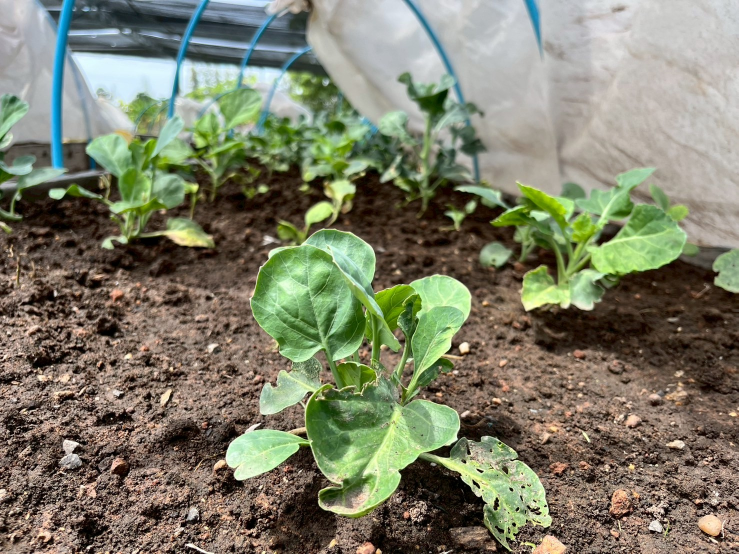
#> input picture notebooks/datasets/side_view/01.jpg, 1477 x 1108 px (shown at 1/2 size)
$ python -i masking.py   (imports and definitions only)
#> lines starting #> are read from the running program, lines starting #| are printed output that depends on the picture; after the words box and inside, x2 and y2 are one past the last pixel; in counts of white or black regions, pixels touching at a corner belong together
# masking.py
import cv2
import numpy as np
from plantcv import plantcv as pcv
from pathlib import Path
from . import config as cfg
from .custom_masking import auto_thresh_lab_a_otsu_guard

# ---------- Core helpers ----------
# [6 lines left out: function _per_mm_from_shape, not called in this run]

def ensure_binary(mask, normalize_orientation: bool = True):
    """
    ทำให้มาสก์เป็นภาพช่องเทาไบนารี 0/255
    และ (ค่าเริ่มต้น) เลือก orientation ที่เหมาะกว่าโดยอัตโนมัติ
    ให้ "วัตถุ = ขาว (255), พื้นหลัง = ดำ (0)"
    """
    if mask is None:
        return None
    m = np.asarray(mask)

    # บังคับเป็นช่องเทา uint8
    if m.ndim == 3:
        m = cv2.cvtColor(m, cv2.COLOR_BGR2GRAY)
    if m.dtype != np.uint8:
        m = m.astype(np.uint8)

    # บีบให้มีแค่ 0/255
    m = np.where(m > 0, 255, 0).astype(np.uint8)

    if not normalize_orientation:
        return m

    # ลองกลับด้าน แล้วเลือกด้านที่ "สมเหตุสมผล" กว่า
    #m_inv = cv2.bitwise_not(m)
    m_inv = m

    def _score(mm: np.ndarray) -> float:
        H, W = mm.shape[:2]
        area_total = max(H * W, 1)
        ratio = float(cv2.countNonZero(mm)) / area_total

        # นับคอนทัวร์ + วัด solidity ของก้อนใหญ่สุด
        _fc = cv2.findContours(mm.copy(), cv2.RETR_EXTERNAL, cv2.CHAIN_APPROX_SIMPLE)
        contours = _fc[2] if len(_fc) == 3 else _fc[0]
        n_comp = len(contours)
        if n_comp > 0:
            areas = [cv2.contourArea(c) for c in contours]
            cnt = contours[int(np.argmax(areas))]
            hull = cv2.convexHull(cnt)
            a_obj = float(cv2.contourArea(cnt))
            a_hull = float(cv2.contourArea(hull)) if hull is not None else 0.0
            solidity = (a_obj / a_hull) if a_hull > 0 else 0.0
        else:
            solidity = 0.0

         # ---------- VIEW-aware component preference ----------
        view = str(getattr(cfg, "VIEW", "top")).lower()
        if view == "top":
            exp_min = int(getattr(cfg, "TOP_EXPECT_N_MIN", 5))
            exp_max = int(getattr(cfg, "TOP_EXPECT_N_MAX", 6))
        else:  # side
            exp_min = int(getattr(cfg, "SIDE_EXPECT_N_MIN", 1))
            exp_max = int(getattr(cfg, "SIDE_EXPECT_N_MAX", 1))

        # ให้รางวัลเมื่อจำนวนก้อนอยู่ในช่วงที่คาดหวัง, ลงโทษเมื่อห่างออกไป
        if n_comp == 0:
            comp_score = -1.0
        elif n_comp < exp_min:
            comp_score = -0.2 * float(exp_min - n_comp)
        elif n_comp > exp_max:
            comp_score = -0.2 * float(n_comp - exp_max)
        else:
            comp_score = +0.3  # อยู่ในช่วงพอดี

        # เกณฑ์รวม: coverage ใกล้ 0.30 ดี + คะแนนตามจำนวนก้อน + solidity สูงดี
        #coverage_score = (1.0 - abs(0.30 - ratio))
        target = float(getattr(cfg, "MASK_TARGET_COVERAGE", 0.05))
        coverage_score = (1.0 - abs(target - ratio))

        top_touch    = np.count_nonzero(mm[0, :] > 0)
        bottom_touch = np.count_nonzero(mm[-1, :] > 0)
        left_touch   = np.count_nonzero(mm[:, 0] > 0)
        right_touch  = np.count_nonzero(mm[:, -1] > 0)

        # คิดเป็นสัดส่วนต่อความยาวขอบ
        top_p    = top_touch    / max(W, 1)
        bottom_p = bottom_touch / max(W, 1)
        left_p   = left_touch   / max(H, 1)
        right_p  = right_touch  / max(H, 1)

        # แตะทั้งหมดกี่ด้าน
        n_edges = sum(p > 0.5 for p in (top_p, bottom_p, left_p, right_p))
        # แตะหนักแค่ไหนรวมกัน (0..4)
        edge_strength = top_p + bottom_p + left_p + right_p

        # หักคะแนนตามจำนวนด้านที่แตะ + ความยาวที่แตะ
        border_penalty = 0.4 * n_edges + 0.6 * edge_strength

        return (cfg.W_COVERAGE * coverage_score
        + cfg.W_COMPONENTS * comp_score
        + cfg.W_SOLIDITY * solidity
        - cfg.W_BORDER * border_penalty)

    return m if _score(m) >= _score(m_inv) else m_inv

# [28 lines left out: functions _keep_top_k_components, connect_mask_holes, not called in this run]
'''
def prune_cross_bridge(m_before, m_after,
                       max_added_area=1500,
                       max_bridge_thickness=20):
    before = (m_before > 0).astype(np.uint8)
    after  = (m_after  > 0).astype(np.uint8)
    added  = ((after == 1) & (before == 0)).astype(np.uint8)

    # label ของมาสก์เดิม
    _, lbl_before = cv2.connectedComponents(before)

    # label ของส่วนที่เพิ่ม
    n_add, lbl_add = cv2.connectedComponents(added)
    keep = np.zeros_like(added, np.uint8)
    k3 = cv2.getStructuringElement(cv2.MORPH_RECT, (3, 3))

    for i in range(1, n_add):
        blob = (lbl_add == i).astype(np.uint8)
        area = int(cv2.countNonZero(blob))
        if area == 0 or area > int(max_added_area):
            continue  # ก้อนที่เพิ่มใหญ่ผิดปกติ มักเป็น over-merge

        # ขยายขอบเล็กน้อยเพื่อเช็คว่าบล็อบไปแตะกี่คอมโพเนนต์เดิม
        touch = cv2.dilate(blob, k3, 1)
        touching_ids = np.unique(lbl_before[touch.astype(bool)])
        touching_ids = touching_ids[touching_ids != 0]

        # ไม่อนุญาตให้เป็นสะพานที่แตะ ≥2 คอมโพเนนต์
        if len(touching_ids) > 1:
            continue

        # กันตัวเชื่อมที่ "หนาเกินไป"
        ys, xs = np.where(blob)
        if xs.size:
            w = xs.max() - xs.min() + 1
            h = ys.max() - ys.min() + 1
            if min(w, h) > int(max_bridge_thickness):
                continue

        keep = cv2.bitwise_or(keep, blob)

    out = ((before == 1) | (keep == 1)).astype(np.uint8) * 255
    return out
    '''

# [213 lines left out: functions clean_mask, auto_select_mask, _gray_from_channel, not called in this run]

def _summarize_mask(mask_bin):
    m = ensure_binary(mask_bin, normalize_orientation=True)
    H, W = m.shape[:2]
    area_total = max(H*W, 1)
    area_ratio = float(cv2.countNonZero(m)) / area_total

    _fc = cv2.findContours(m.copy(), cv2.RETR_EXTERNAL, cv2.CHAIN_APPROX_SIMPLE)
    contours = _fc[2] if len(_fc) == 3 else _fc[0]
    n_comp = len(contours)
    solidity = 0.0
    if n_comp > 0:
        areas = [cv2.contourArea(c) for c in contours]
        cnt = contours[int(np.argmax(areas))]
        hull = cv2.convexHull(cnt)
        a_obj = float(cv2.contourArea(cnt))
        a_hull = float(cv2.contourArea(hull)) if hull is not None else 0.0
        solidity = (a_obj / a_hull) if a_hull > 0 else 0.0
    return m, area_ratio, n_comp, solidity

# [86 lines left out: function _mask_from_spec, not called in this run]

def _mask_from_file(path_str: str):
#> called with path_str = '../notebooks/datasets/side_view/01.jpg'
    p = Path(path_str)
    if not p.exists():
        raise FileNotFoundError(f"MASK_PATH not found: {p}")
    raw = cv2.imread(str(p), cv2.IMREAD_GRAYSCALE)
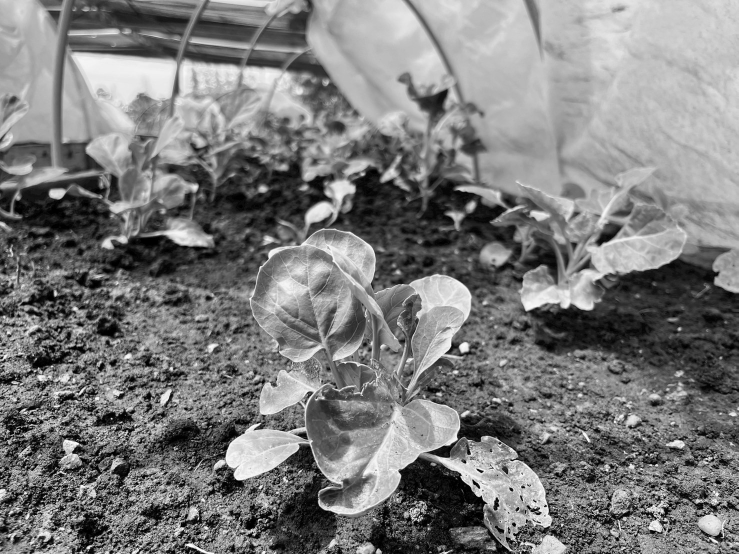
#> raw: shape (1108, 1477) (shown at 1/2 size); min 0, max 255, mean 123.9
    H, W = raw.shape[:2]
    height_shape = H
    width_shape = W
    m, area_ratio, n_comp, solidity = _summarize_mask(raw)
#> in ensure_binary, `m = np.where(m > 0, 255, 0).astype(np.uint8)`:
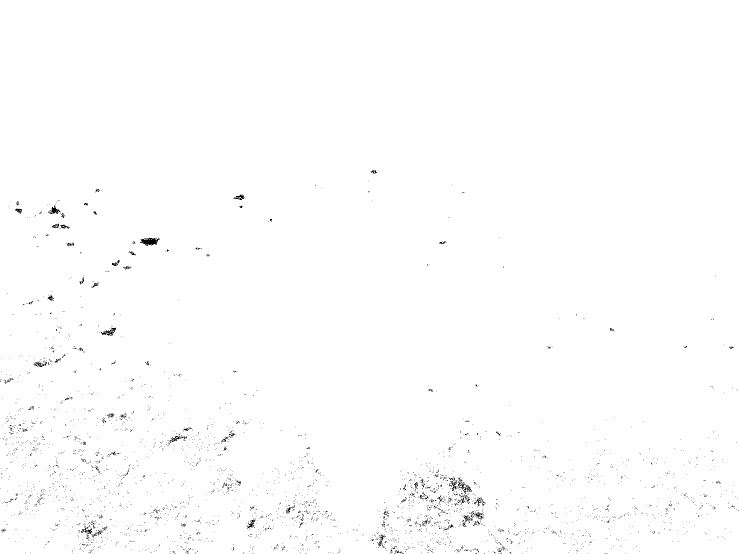
#> m: shape (1108, 1477) (shown at 1/2 size); 99.4% white; black in thin lines or dots, all inside (x1, y1, x2, y2) = (0, 341, 1477, 1108)
#> in _score, `ratio = float(cv2.countNonZero(mm)) / area_total`: ratio = 0.994
#> in _score, `contours = _fc[2] if len(_fc) == 3 else _fc[0]`: contours = 1 contour; box (x1, y1, x2, y2) and area: (0, 0, 1477, 1108) 1633900
#> in _score, `n_comp = len(contours)`: n_comp = 1
#> in _score, `areas = [cv2.contourArea(c) for c in contours]`: areas = [1633899.5]
#> in _score, `cnt = contours[int(np.argmax(areas))]`: cnt = contour of 75 points, box (x1, y1, x2, y2) (0, 0, 1477, 1108), area 1633900
#> in _score, `hull = cv2.convexHull(cnt)`: hull = [[1476, 0], [1476, 1107], [0, 1107], [0, 0]]
#> in _score, `a_obj = float(cv2.contourArea(cnt))`: a_obj = 1633899.5
#> in _score, `a_hull = float(cv2.contourArea(hull)) if hull is not None else 0.0`: a_hull = 1633932
#> in _score, `solidity = (a_obj / a_hull) if a_hull > 0 else 0.0`: solidity = 1
#> in _score, `comp_score = -0.2 * float(exp_min - n_comp)`: comp_score = -0.4
#> in _score, `coverage_score = (1.0 - abs(target - ratio))`: coverage_score = 0.056
#> in _score, `top_touch    = np.count_nonzero(mm[0, :] > 0)`: top_touch = 1477
#> in _score, `bottom_touch = np.count_nonzero(mm[-1, :] > 0)`: bottom_touch = 1458
#> in _score, `left_touch   = np.count_nonzero(mm[:, 0] > 0)`: left_touch = 1104
#> in _score, `right_touch  = np.count_nonzero(mm[:, -1] > 0)`: right_touch = 1107
#> in _score, `top_p    = top_touch    / max(W, 1)`: top_p = 1
#> in _score, `bottom_p = bottom_touch / max(W, 1)`: bottom_p = 0.987
#> in _score, `left_p   = left_touch   / max(H, 1)`: left_p = 0.996
#> in _score, `right_p  = right_touch  / max(H, 1)`: right_p = 0.999
#> in _score, `n_edges = sum(p > 0.5 for p in (top_p, bottom_p, left_p, right_p))`: n_edges = 4
#> in _score, `edge_strength = top_p + bottom_p + left_p + right_p`: edge_strength = 3.98
#> in _score, `border_penalty = 0.4 * n_edges + 0.6 * edge_strength`: border_penalty = 3.99
#> in _summarize_mask, `area_ratio = float(cv2.countNonZero(m)) / area_total`: area_ratio = 0.994
#> in _summarize_mask, `n_comp = len(contours)`: n_comp = 1
#> in _summarize_mask, `areas = [cv2.contourArea(c) for c in contours]`: areas = [1633899.5]
#> in _summarize_mask, `hull = cv2.convexHull(cnt)`: hull = [[1476, 0], [1476, 1107], [0, 1107], [0, 0]]
#> in _summarize_mask, `a_obj = float(cv2.contourArea(cnt))`: a_obj = 1633899.5
#> in _summarize_mask, `a_hull = float(cv2.contourArea(hull)) if hull is not None else 0.0`: a_hull = 1633932
#> in _summarize_mask, `solidity = (a_obj / a_hull) if a_hull > 0 else 0.0`: solidity = 1
#> area_ratio = 0.994; n_comp = 1; solidity = 1
    info = {
        "source": "manual_file",
        "channel": "file",
        "method": "file",
        "object_type": "n/a",
        "ksize": None,
        "area_ratio": float(area_ratio),
        "Height_shape" :height_shape,
        "Width_shape": width_shape,
        "n_components": int(n_comp),
        "solidity": float(solidity),
        "mask_path": str(p),
    }
    return m, info

# [32 lines left out: function get_initial_mask, not called in this run]

>>> result = _mask_from_file('../notebooks/datasets/side_view/01.jpg')

$ run again, on notebooks/datasets/side_view/02.jpg
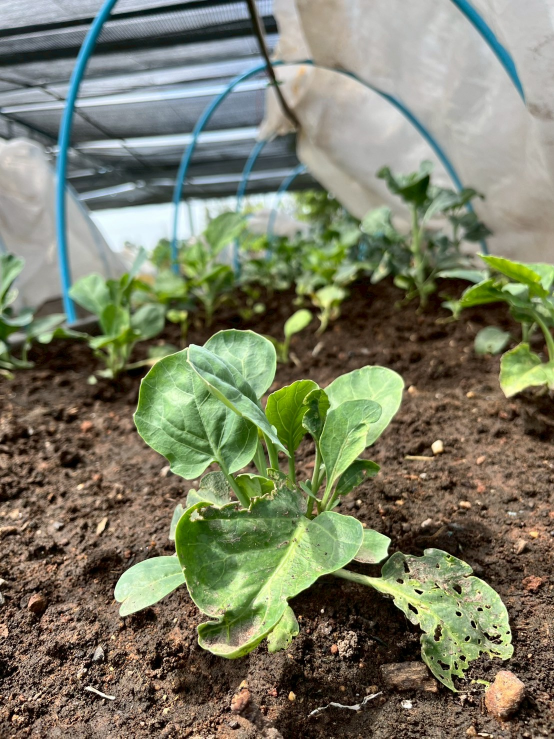
#> input picture notebooks/datasets/side_view/02.jpg, 1108 x 1477 px (shown at 1/2 size)
#> in _mask_from_file, `raw = cv2.imread(str(p), cv2.IMREAD_GRAYSCALE)`:
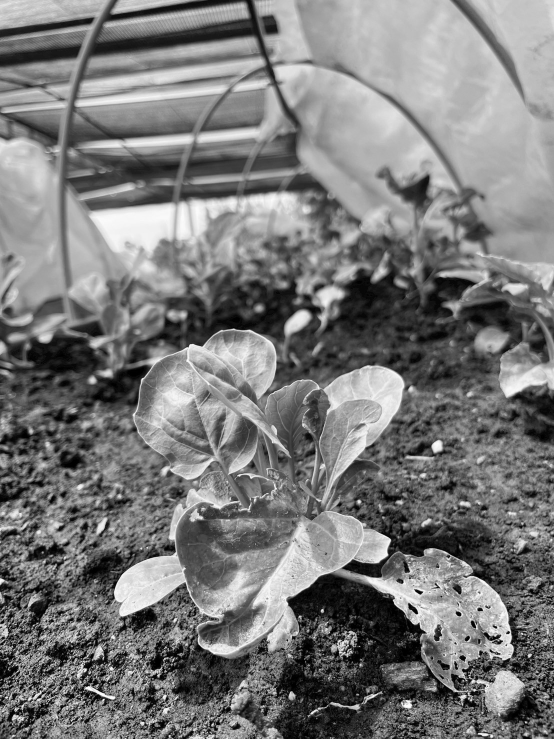
#> raw: shape (1477, 1108) (shown at 1/2 size); min 0, max 255, mean 121.8
#> in ensure_binary, `m = np.where(m > 0, 255, 0).astype(np.uint8)`:
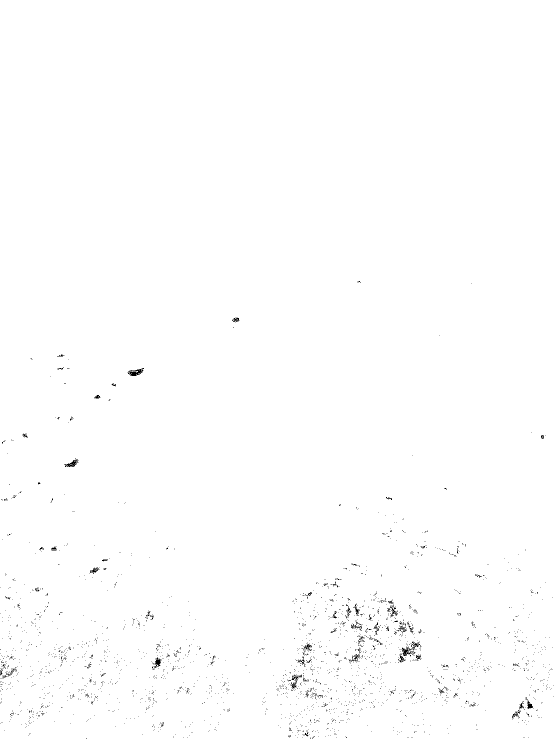
#> m: shape (1477, 1108) (shown at 1/2 size); 99.5% white; black in thin lines or dots, all inside (x1, y1, x2, y2) = (0, 562, 1107, 1477)
#> ratio = 0.995
#> in _score, `contours = _fc[2] if len(_fc) == 3 else _fc[0]`: contours = 1 contour; box (x1, y1, x2, y2) and area: (0, 0, 1108, 1477) 1633888
#> in _score, `n_comp = len(contours)`: n_comp = 1
#> in _score, `areas = [cv2.contourArea(c) for c in contours]`: areas = [1633888.5]
#> in _score, `cnt = contours[int(np.argmax(areas))]`: cnt = contour of 53 points, box (x1, y1, x2, y2) (0, 0, 1108, 1477), area 1633888
#> in _score, `hull = cv2.convexHull(cnt)`: hull = [[1107, 0], [1107, 1476], [0, 1476], [0, 0]]
#> in _score, `a_obj = float(cv2.contourArea(cnt))`: a_obj = 1633888.5
#> in _score, `a_hull = float(cv2.contourArea(hull)) if hull is not None else 0.0`: a_hull = 1633932
#> in _score, `solidity = (a_obj / a_hull) if a_hull > 0 else 0.0`: solidity = 1
#> comp_score = -0.4
#> coverage_score = 0.0549
#> top_touch = 1108
#> bottom_touch = 1105
#> left_touch = 1464
#> right_touch = 1477
#> top_p = 1
#> bottom_p = 0.997
#> left_p = 0.991
#> right_p = 1
#> n_edges = 4
#> edge_strength = 3.99
#> in _summarize_mask, `area_ratio = float(cv2.countNonZero(m)) / area_total`: area_ratio = 0.995
#> in _summarize_mask, `n_comp = len(contours)`: n_comp = 1
#> in _summarize_mask, `areas = [cv2.contourArea(c) for c in contours]`: areas = [1633888.5]
#> in _summarize_mask, `hull = cv2.convexHull(cnt)`: hull = [[1107, 0], [1107, 1476], [0, 1476], [0, 0]]
#> in _summarize_mask, `a_obj = float(cv2.contourArea(cnt))`: a_obj = 1633888.5
#> in _summarize_mask, `a_hull = float(cv2.contourArea(hull)) if hull is not None else 0.0`: a_hull = 1633932
#> in _summarize_mask, `solidity = (a_obj / a_hull) if a_hull > 0 else 0.0`: solidity = 1
#> in _mask_from_file, `m, area_ratio, n_comp, solidity = _summarize_mask(raw)`: area_ratio = 0.995; n_comp = 1

$ run again, on notebooks/datasets/side_view/03.jpg
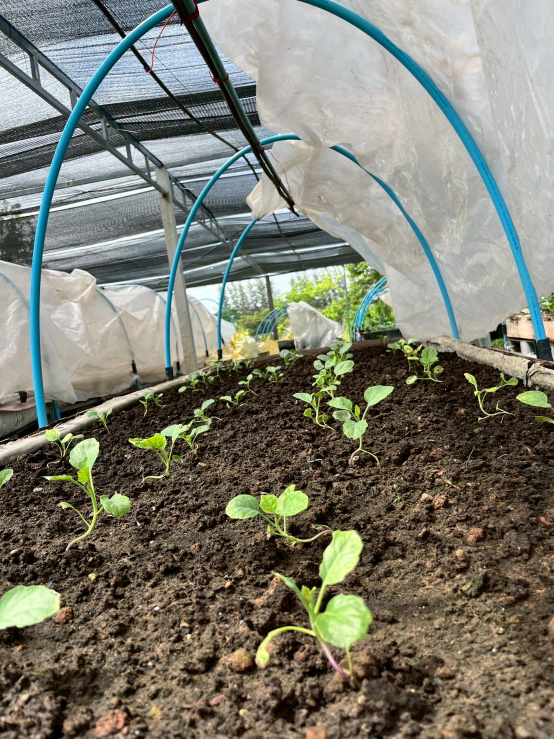
#> input picture notebooks/datasets/side_view/03.jpg, 1108 x 1477 px (shown at 1/2 size)
#> in _mask_from_file, `raw = cv2.imread(str(p), cv2.IMREAD_GRAYSCALE)`:
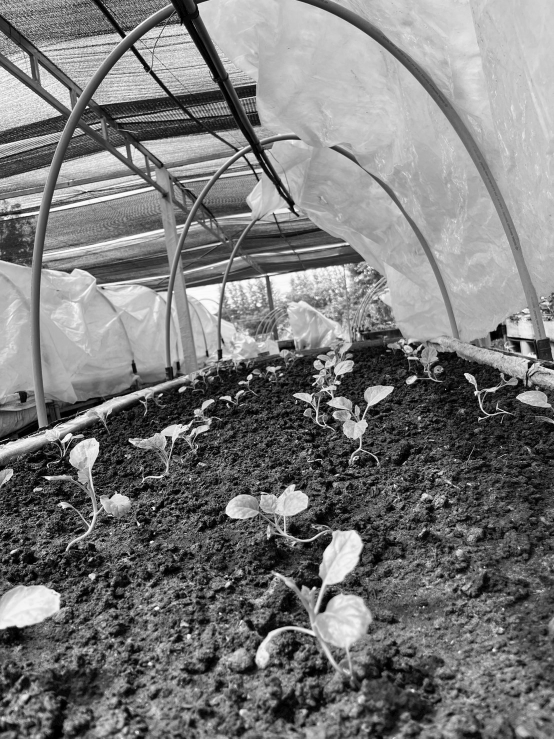
#> raw: shape (1477, 1108) (shown at 1/2 size); min 0, max 255, mean 121.8
#> in ensure_binary, `m = np.where(m > 0, 255, 0).astype(np.uint8)`:
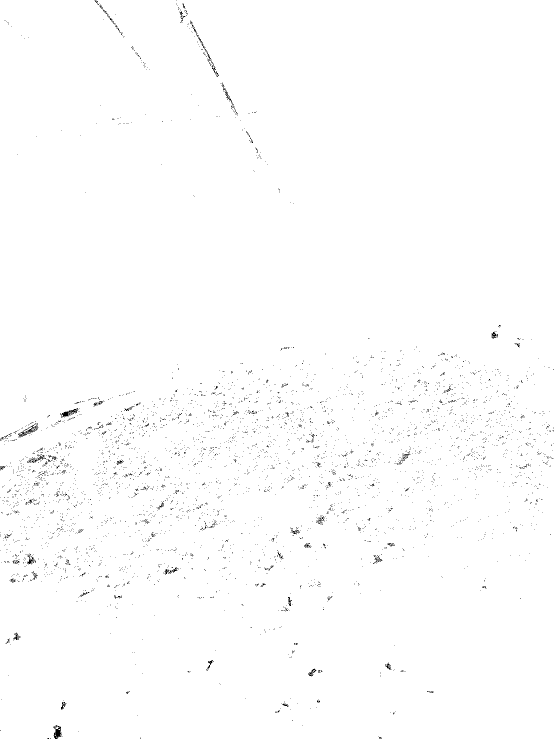
#> m: shape (1477, 1108) (shown at 1/2 size); 99.3% white; black in thin lines or dots
#> ratio = 0.993
#> in _score, `contours = _fc[2] if len(_fc) == 3 else _fc[0]`: contours = 10 contours, 9 with area under 20; largest, box (x1, y1, x2, y2) and area: (0, 0, 1108, 1477) 1633520
#> in _score, `n_comp = len(contours)`: n_comp = 10
#> in _score, `areas = [cv2.contourArea(c) for c in contours]`: areas = [0, 0, 0, 1.5, 0, 0, 3, 0, 0, 1633520]
#> in _score, `cnt = contours[int(np.argmax(areas))]`: cnt = contour of 162 points, box (x1, y1, x2, y2) (0, 0, 1108, 1477), area 1633520
#> in _score, `hull = cv2.convexHull(cnt)`: hull = [[1107, 0], [1107, 1476], [0, 1476], [0, 0]]
#> in _score, `a_obj = float(cv2.contourArea(cnt))`: a_obj = 1633520
#> in _score, `a_hull = float(cv2.contourArea(hull)) if hull is not None else 0.0`: a_hull = 1633932
#> in _score, `solidity = (a_obj / a_hull) if a_hull > 0 else 0.0`: solidity = 1
#> coverage_score = 0.057
#> top_touch = 1106
#> bottom_touch = 1095
#> left_touch = 1467
#> right_touch = 1473
#> top_p = 0.998
#> bottom_p = 0.988
#> left_p = 0.993
#> right_p = 0.997
#> n_edges = 4
#> edge_strength = 3.98
#> border_penalty = 3.99
#> in _summarize_mask, `area_ratio = float(cv2.countNonZero(m)) / area_total`: area_ratio = 0.993
#> in _summarize_mask, `n_comp = len(contours)`: n_comp = 10
#> in _summarize_mask, `areas = [cv2.contourArea(c) for c in contours]`: areas = [0, 0, 0, 1.5, 0, 0, 3, 0, 0, 1633520]
#> in _summarize_mask, `hull = cv2.convexHull(cnt)`: hull = [[1107, 0], [1107, 1476], [0, 1476], [0, 0]]
#> in _summarize_mask, `a_obj = float(cv2.contourArea(cnt))`: a_obj = 1633520
#> in _summarize_mask, `a_hull = float(cv2.contourArea(hull)) if hull is not None else 0.0`: a_hull = 1633932
#> in _summarize_mask, `solidity = (a_obj / a_hull) if a_hull > 0 else 0.0`: solidity = 1
#> in _mask_from_file, `m, area_ratio, n_comp, solidity = _summarize_mask(raw)`: area_ratio = 0.993; n_comp = 10; solidity = 1
